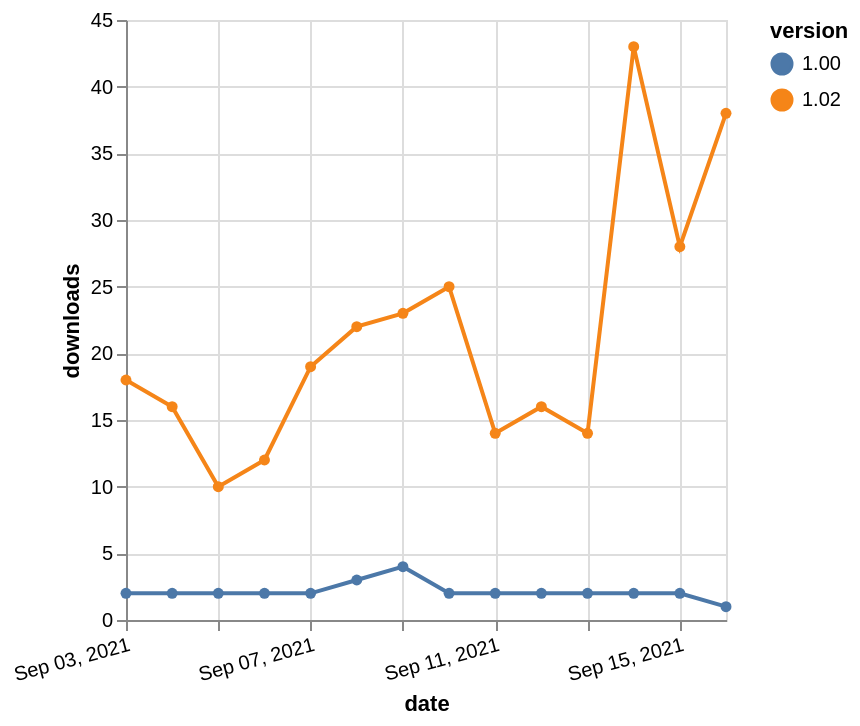

Express this chart as Vega-Lite.
### Vega-Lite specification from a JSON file in a GitHub repository (floating-point values rounded to 4 significant figures)
{"$schema": "https://vega.github.io/schema/vega-lite/v5.json", "description": "A simple bar chart with embedded data.", "data": {"values": [{"date": "2021-09-03", "total": 52327, "delta": 18, "version": "1.02"}, {"date": "2021-09-04", "total": 52343, "delta": 16, "version": "1.02"}, {"date": "2021-09-05", "total": 52353, "delta": 10, "version": "1.02"}, {"date": "2021-09-06", "total": 52365, "delta": 12, "version": "1.02"}, {"date": "2021-09-07", "total": 52384, "delta": 19, "version": "1.02"}, {"date": "2021-09-08", "total": 52406, "delta": 22, "version": "1.02"}, {"date": "2021-09-09", "total": 52429, "delta": 23, "version": "1.02"}, {"date": "2021-09-10", "total": 52454, "delta": 25, "version": "1.02"}, {"date": "2021-09-11", "total": 52468, "delta": 14, "version": "1.02"}, {"date": "2021-09-12", "total": 52484, "delta": 16, "version": "1.02"}, {"date": "2021-09-13", "total": 52498, "delta": 14, "version": "1.02"}, {"date": "2021-09-14", "total": 52541, "delta": 43, "version": "1.02"}, {"date": "2021-09-15", "total": 52569, "delta": 28, "version": "1.02"}, {"date": "2021-09-16", "total": 52607, "delta": 38, "version": "1.02"}, {"date": "2021-09-03", "total": 2586, "delta": 2, "version": "1.00"}, {"date": "2021-09-04", "total": 2588, "delta": 2, "version": "1.00"}, {"date": "2021-09-05", "total": 2590, "delta": 2, "version": "1.00"}, {"date": "2021-09-06", "total": 2592, "delta": 2, "version": "1.00"}, {"date": "2021-09-07", "total": 2594, "delta": 2, "version": "1.00"}, {"date": "2021-09-08", "total": 2597, "delta": 3, "version": "1.00"}, {"date": "2021-09-09", "total": 2601, "delta": 4, "version": "1.00"}, {"date": "2021-09-10", "total": 2603, "delta": 2, "version": "1.00"}, {"date": "2021-09-11", "total": 2605, "delta": 2, "version": "1.00"}, {"date": "2021-09-12", "total": 2607, "delta": 2, "version": "1.00"}, {"date": "2021-09-13", "total": 2609, "delta": 2, "version": "1.00"}, {"date": "2021-09-14", "total": 2611, "delta": 2, "version": "1.00"}, {"date": "2021-09-15", "total": 2613, "delta": 2, "version": "1.00"}, {"date": "2021-09-16", "total": 2614, "delta": 1, "version": "1.00"}]}, "width": "container", "mark": {"type": "line", "point": {"filled": true}}, "encoding": {"x": {"field": "date", "type": "temporal", "timeUnit": "yearmonthdate", "title": "date", "axis": {"labelAngle": -15}}, "y": {"field": "delta", "type": "quantitative", "title": "downloads"}, "color": {"field": "version", "type": "nominal"}, "tooltip": {"field": "delta"}}}
